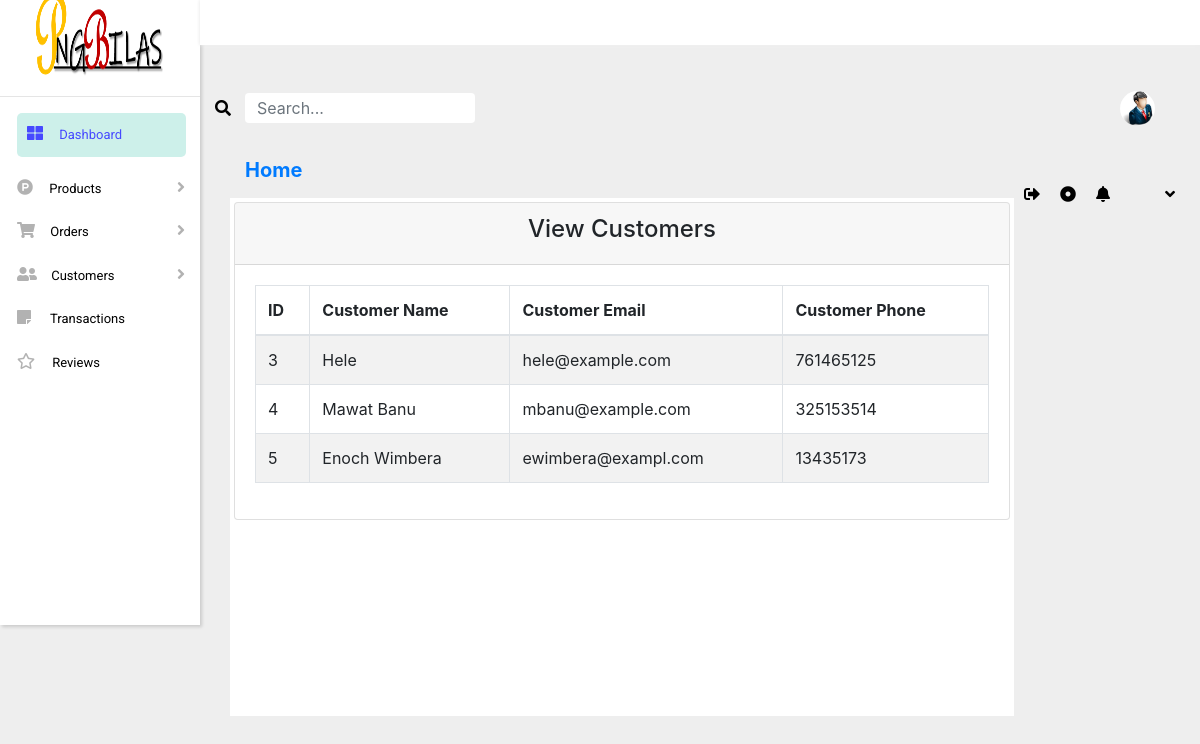
The app's page /admin/Index/customerview.php with its own data.
### tables this page shows
CREATE TABLE `user` (
  `ID` int(5) NOT NULL,
  `customer_name` varchar(20) NOT NULL,
  `customer_mail` varchar(30) NOT NULL,
  `customer_phone` int(10) NOT NULL,
  `username` varchar(20) NOT NULL,
  `password` varchar(20) NOT NULL
);

### admin/Index/customerview.php (the view, shortened to what this page needs)
<?php
include 'include/header.php';
include 'include/sidebar.php';
include 'include/top-header.php';
?>
<div class="container-fluid body-area mt-5">
  <div class="row mt-2">
    <div class="col-md-12 col-sm-12">
      <h5 class="pt-4"><a href="/E-Commerce/ecom/admin/Index/index.php" style="text-decoration: none; font-weight: bold;">Home</a>
      </h5>
    </div>
  </div>
  <div class="row">
    <div class="col-md-12 col-sm-12 view-area mt-2 p-1">
      <div class="card">
        <div class="card-header">
          <h4 class="text-center">View Customers</h4>
        </div>
        <div class="card-body">
          <table id="dtBasicExample"
            class="table table-responsive table-striped table-bordered  w-100 d-block d-md-table" cellspacing="0"
            width="100%">
            <thead>
              <th class="th-sm">ID
              </th>
              <th class="th-sm">Customer Name
              </th>
              <th class="th-sm">Customer Email
              </th>
              <th class="th-sm">Customer Phone
              </th>
            </thead>
            <tbody>
              <?php
            include 'Sql/config.php';
            ?>
              <?php
            $sql = "SELECT * FROM user";
            $table = mysqli_query($conn, $sql);
            if(mysqli_num_rows($table)>0){
                while ($row = mysqli_fetch_array($table)) {
                 ?>
              <tr>
                <td>
                  <?php echo $row['ID'];?>
                </td>
                <td>
                  <?php echo $row['customer_name'];?>
                </td>
                <td>
                  <?php echo $row['customer_mail'];?>
                </td>
               <td>
                  <?php echo $row['customer_phone'];?>
                </td>
              </tr>
              <?php
                            }
                          }
                          ?>
            </tbody>
          </table>
        </div>
      </div>
    </div>
  </div>
</div>
</div>
<?php
include 'include/footer.php';
?>

### admin/Index/css/style2.css (style rules this page uses)
body { margin: 0px; padding: 0px; background-color: #eee; }
.view-area { height: 518px; background-color: #fff; }

### records on screen
user: ID "3", customer_name "Hele", customer_mail "hele@example.com", customer_phone "761465125"
user: ID "4", customer_name "Mawat Banu", customer_mail "mbanu@example.com", customer_phone "325153514"
user: ID "5", customer_name "Enoch Wimbera", customer_mail "ewimbera@exampl.com", customer_phone "13435173"
